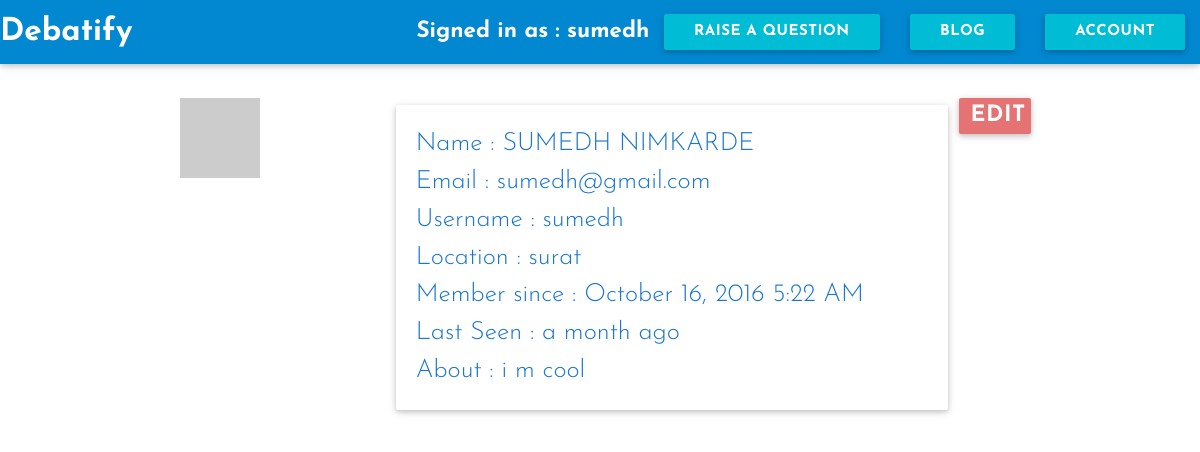
Screenshot of /welcome/profile (signed in) with the database file from the repository.
### app/models.py (models this page shows, shortened)
class User(UserMixin,db.Model):
	__tablename__ = 'users'
	id = db.Column(db.Integer,primary_key = True)
	firstname = db.Column(db.String(50),nullable = True)
	lastname = db.Column(db.String(50),nullable = True)
	email = db.Column(db.String(50),nullable = True)
	username = db.Column(db.String(64),nullable = True)
	password = db.Column(db.String(100),nullable = True)
	password_hash = db.Column(db.String(128), nullable = True)
	confirmed = db.Column(db.Boolean, default = False)
	question = db.relationship("Question", backref = "owner", lazy = 'dynamic')
	location = db.Column(db.String(64),nullable = True)
	about_me = db.Column(db.Text(),nullable = True)
	member_since = db.Column(db.DateTime(), default=datetime.utcnow,nullable = True)
	last_seen = db.Column(db.DateTime(), default=datetime.utcnow,nullable = True)
	posts = db.relationship('Posts', backref = 'author', lazy = 'dynamic')
	fetchedChat = db.relationship('Chats', backref = 'messenger', lazy = 'dynamic')
	followed = db.relationship('Follow', foreign_keys = [Follow.follower_id],backref=db.backref('follower', lazy='joined'),lazy='dynamic',cascade='all, delete-orphan')
	followers = db.relationship('Follow', foreign_keys = [Follow.followed_id], backref = db.backref('followed', lazy = 'joined'),lazy='dynamic',cascade='all, delete-orphan')
	def gravatar(self, size=100, default='identicon', rating='g'):
		if request.is_secure:
			url = 'https://secure.gravatar.com/avatar'
		else:
			url = 'http://www.gravatar.com/avatar'
		hash = hashlib.md5(self.email.encode('utf-8')).hexdigest()
		return '{url}/{hash}?s={size}&d={default}&r={rating}'.format(
			url=url, hash=hash, size=size, default=default, rating=rating)
	@property
	def password(self):
		raise AttributeError('password is not a readable attribute')
	@password.setter
	def password(self, password):
		self.password_hash = generate_password_hash(password)

### app/main/views.py (the view)
@welcome.route('/profile', methods = ['GET','POST'])
def profile():
	return render_template('user.html', user = current_user)

### app/models.py (called while the page is built)
@login_manager.user_loader
def load_user(user_id):
	return User.query.get(int(user_id))

### app/main/templates/user.html (shortened to what this page needs)
{% extends "me.html" %}
{% block head %}
{{ super () }}
{% endblock %}
{% block signed_in_as %}Signed in as : {{user.username}}{% endblock %}
{% block questions %}<br>{% endblock %}
{% block page_content %}
<div class = "container">
<div class = "row">
	<div class = "col s3">
		<div><img src="{{ user.gravatar(size = 200) }}" alt = "profile-picture"></div>
	</div>
	<div class = "col s8">
		<div class = "card-panel blue-text text-darken-2">
			<div class = "flow-text"> Name : {{user.firstname}} {{user.lastname}}</div>
			<div class = "flow-text"> Email : {{user.email}}</div>
			<div class = "flow-text"> Username : {{user.username}}</div>
			<div class = "flow-text"> Location : {{ user.location }}</div>
			<div class = "flow-text"> Member since : {{ moment(user.member_since).format('LLL') }}</div>
			<div class = "flow-text"> Last Seen : {{ moment(user.last_seen).fromNow() }}</div>
			<div class = "flow-text">About : {{user.about_me }}</div>
		</div>
	</div>
<a href = "{{url_for('main.edit')}}"><button class = "col s1 btn red lighten-2">Edit</button></a>
</div>
</div>
{% endblock %}

### app/static/assets/css/card.css (style rules this page uses)
body { font-family: 'Josefin Sans', sans-serif; font-weight: bold; font-size: 1.5em; }

### rows the page displays
User: username "sumedh", firstname "SUMEDH", lastname "NIMKARDE", email "sumedh@gmail.com", location "surat", member_since "October 16, 2016 5:22 AM", last_seen "a month ago", about_me "i m cool"
